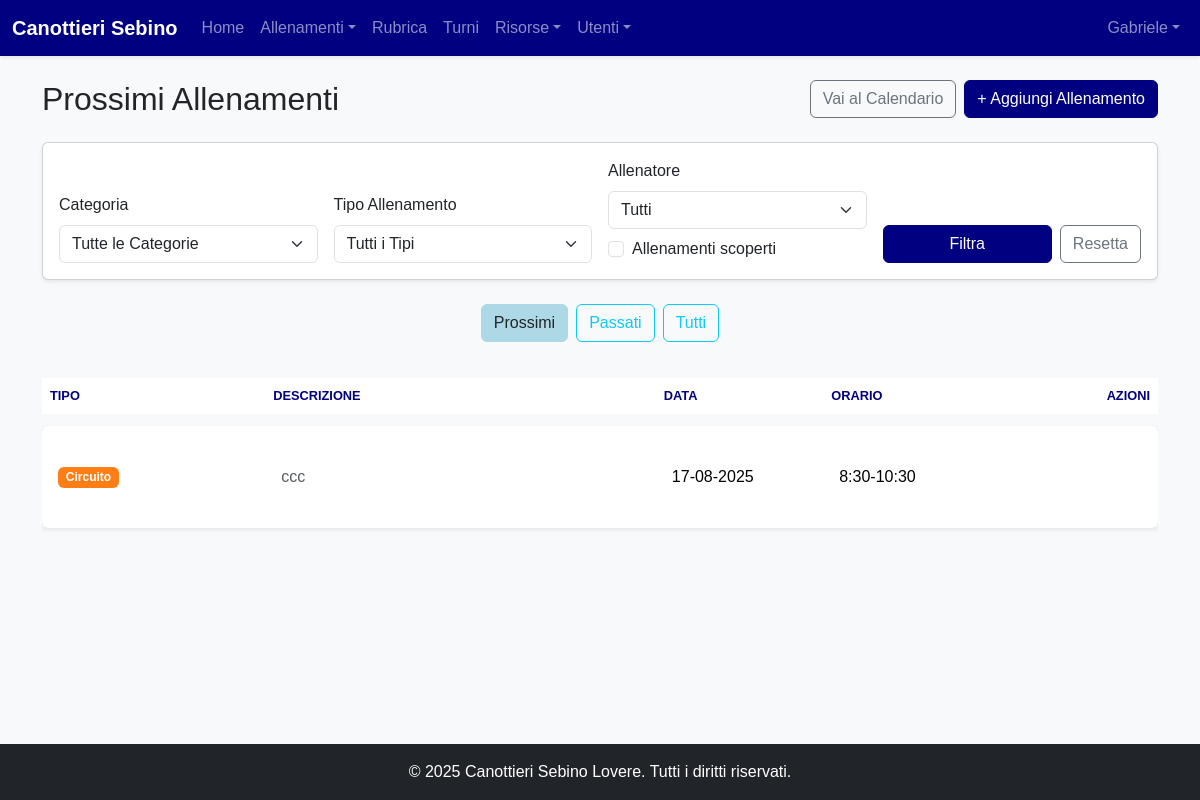
Screenshot of /allenamenti (signed in) with the database file from the repository.
### models.py (models this page shows, shortened)
class User(Base):
    __tablename__ = "users"
    id = Column(Integer, primary_key=True, index=True)
    username = Column(String, unique=True, index=True, nullable=False)
    hashed_password = Column(String, nullable=False)
    first_name = Column(String, nullable=False)
    last_name = Column(String, nullable=False)
    email = Column(String, unique=True, index=True)
    phone_number = Column(String)
    date_of_birth = Column(Date)
    tax_code = Column(String, unique=True)
    enrollment_year = Column(Integer)
    membership_date = Column(Date)
    certificate_expiration = Column(Date)
    address = Column(String)
    manual_category = Column(String, nullable=True)
    roles = relationship("Role", secondary=user_roles, back_populates="users")
    tags = relationship("Tag", secondary=user_tags, back_populates="users")
    barche_assegnate = relationship("Barca", secondary=barca_atleti_association, back_populates="atleti_assegnati")
    schede_pesi = relationship("SchedaPesi", back_populates="atleta")
    turni = relationship("Turno", back_populates="user")
    allenamenti_seguiti = relationship("Allenamento", secondary=allenamento_coach_association, back_populates="coaches")

class Allenamento(Base):
    __tablename__ = "allenamenti"
    id = Column(Integer, primary_key=True, index=True)
    tipo = Column(String, nullable=False)
    descrizione = Column(String)
    data = Column(Date, nullable=False)
    orario = Column(String)
    recurrence_id = Column(String, index=True, nullable=True)
    categories = relationship(
        "Categoria", secondary=allenamento_categoria_association, back_populates="allenamenti"
    )
    coaches = relationship(
        "User", secondary=allenamento_coach_association, back_populates="allenamenti_seguiti"
    )

### routers/trainings.py (the view)
@router.get("/allenamenti", response_class=HTMLResponse, name="list_allenamenti")
async def list_allenamenti(
    request: Request,
    db: Session = Depends(get_db),
    current_user: models.User = Depends(get_current_user),
    filter: str = Query("future"),
    category: Optional[str] = Query(None),
    tipo: Optional[str] = Query(None),
    coach_id: Optional[str] = Query(None),
    unassigned: bool = Query(False),
):
    today = date.today()
    query = db.query(models.Allenamento).options(
        joinedload(models.Allenamento.categories),
        joinedload(models.Allenamento.coaches),
    )
    if filter == "future":
        page_title, query = "Prossimi Allenamenti", query.filter(models.Allenamento.data >= today).order_by(models.Allenamento.data.asc(), models.Allenamento.orario.asc())
    elif filter == "past":
        page_title, query = "Allenamenti Passati", query.filter(models.Allenamento.data < today).order_by(models.Allenamento.data.desc(), models.Allenamento.orario.desc())
    else:
        page_title, query = "Tutti gli Allenamenti", query.order_by(models.Allenamento.data.desc())
    if current_user.is_atleta and not (current_user.is_admin or current_user.is_allenatore):
        query = query.join(models.Allenamento.categories).filter(
            models.Categoria.nome == current_user.category
        )
    elif category:
        query = query.join(models.Allenamento.categories).filter(
            models.Categoria.nome == category
        )
    if tipo:
        query = query.filter(models.Allenamento.tipo == tipo)
    coach_id_int = int(coach_id) if coach_id else None
    if coach_id_int is not None:
        query = query.join(models.Allenamento.coaches).filter(models.User.id == coach_id_int)
    elif unassigned:
        query = query.outerjoin(models.Allenamento.coaches).filter(models.User.id == None)
    all_categories = [c.nome for c in db.query(models.Categoria).order_by(models.Categoria.nome).all()]
    all_types = [t[0] for t in db.query(models.Allenamento.tipo).distinct().all()]
    all_coaches = (
        db.query(models.User)
        .join(models.User.roles)
        .filter(models.Role.name == "allenatore")
        .order_by(models.User.first_name, models.User.last_name)
        .all()
    )
    return templates.TemplateResponse(
        "allenamenti/allenamenti_list.html",
        {
            "request": request,
            "allenamenti": query.all(),
            "current_user": current_user,
            "page_title": page_title,
            "all_categories": all_categories,
            "all_types": all_types,
            "all_coaches": all_coaches,
            "current_filters": {
                "filter": filter,
                "category": category,
                "tipo": tipo,
                "coach_id": coach_id_int,
                "unassigned": unassigned,
            },
        },
    )

### templates/allenamenti/allenamenti_list.html (shortened to what this page needs)
{% extends 'layouts/_base.html' %}
{% block content %}
<div class="d-flex justify-content-between align-items-center mb-4">
    <h2 class="mb-0">{{ page_title }}</h2>
    <div class="d-flex gap-2">
        <a href="/calendario" class="btn btn-outline-secondary">Vai al Calendario</a>
        {% if current_user.is_admin or current_user.is_allenatore %}
        <a href="/allenamenti/nuovo" class="btn btn-primary">+ Aggiungi Allenamento</a>
        {% endif %}
    </div>
</div>
<div class="card card-body shadow-sm mb-4">
    <form method="GET" id="filterForm">
        <div class="row g-3 align-items-end">
            <div class="col-md-3">
                <label for="category" class="form-label">Categoria</label>
                <select class="form-select" id="category" name="category">
                    <option value="">Tutte le Categorie</option>
                </select>
            </div>
            <div class="col-md-3">
                <label for="tipo" class="form-label">Tipo Allenamento</label>
                <select class="form-select" id="tipo" name="tipo">
                    <option value="">Tutti i Tipi</option>
                </select>
            </div>
            <div class="col-md-3">
                <label for="coach_id" class="form-label">Allenatore</label>
                <select class="form-select" id="coach_id" name="coach_id">
                    <option value="">Tutti</option>
                </select>
                <div class="form-check mt-2">
                    <input class="form-check-input" type="checkbox" id="unassigned" name="unassigned" value="true" {% if current_filters.unassigned %}checked{% endif %}>
                    <label class="form-check-label" for="unassigned">Allenamenti scoperti</label>
                </div>
            </div>
            <div class="col-md-3 d-flex gap-2">
                <button type="submit" class="btn btn-primary w-100">Filtra</button>
                <a href="/allenamenti" class="btn btn-outline-secondary">Resetta</a>
            </div>
        </div>
    </form>
</div>
<div class="d-flex justify-content-center gap-2 mb-4" id="timeFilterButtons">
    <button data-filter="future" class="btn {% if current_filters.get('filter', 'future') == 'future' %}btn-info{% else %}btn-outline-info{% endif %}">Prossimi</button>
    <button data-filter="past" class="btn {% if current_filters.get('filter') == 'past' %}btn-info{% else %}btn-outline-info{% endif %}">Passati</button>
    <button data-filter="all" class="btn {% if current_filters.get('filter') == 'all' %}btn-info{% else %}btn-outline-info{% endif %}">Tutti</button>
</div>
<div class="table-responsive">
    <table class="table table-hover align-middle">
        <thead>
            <tr>
                <th scope="col" style="width: 20%;">Tipo</th>
                <th scope="col">Descrizione</th>
                <th scope="col" style="width: 15%;">Data</th>
                <th scope="col" style="width: 15%;">Orario</th>
                {% if current_user.is_admin or current_user.is_allenatore %}
                <th scope="col" class="text-end" style="width: 15%;">Azioni</th>
                {% endif %}
            </tr>
        </thead>
        <tbody>
            {% if allenamenti %}
                {% for allenamento in allenamenti %}
                    <tr class="list-item-clickable"
                        data-bs-toggle="modal"
                        data-bs-target="#eventDetailModal"
                        data-id="{{ allenamento.id }}"
                        data-title="{{ allenamento.tipo }}{% if allenamento.descrizione %} - {{ allenamento.descrizione }}{% endif %}"
                        data-date="{{ allenamento.data.strftime('%A, %d %B %Y') }}"
                        data-time="{{ allenamento.orario }}"
                        data-description="{{ allenamento.descrizione or 'Nessuna descrizione.' }}"
                        data-recurrence-id="{{ allenamento.recurrence_id or '' }}"
                        data-is-recurrent="{{ 'Sì' if allenamento.recurrence_id else 'No' }}"
                        data-categories="{{ allenamento.categories|map(attribute='nome')|join(', ') if allenamento.categories else 'Nessuna' }}"
                        data-coaches="{% for c in allenamento.coaches %}{{ c.first_name }} {{ c.last_name }}{% if not loop.last %}, {% endif %}{% endfor %}">
                        <td>
                            <span class="badge text-white allenamento-type-badge" style="background-color: {{ get_color_for_type(allenamento.tipo) }}">{{ allenamento.tipo }}</span>
                        </td>
                        <td class="text-muted">{{ allenamento.descrizione or '–' }}</td>
                        <td>{{ allenamento.data.strftime('%d-%m-%Y') }}</td>
                        <td>{{ allenamento.orario }}</td>
                        {% if current_user.is_admin or current_user.is_allenatore %}
                        <td class="text-end">
                        </td>
                        {% endif %}
                    </tr>
                {% endfor %}
            {% endif %}
        </tbody>
    </table>
</div>
{% endblock %}

### templates/layouts/_base.html (shortened to what this page needs)
<!doctype html>
<html lang="it" class="h-100">
<head>
    <link href="https://cdn.jsdelivr.net/npm/bootstrap@5.3.3/dist/css/bootstrap.min.css" rel="stylesheet">
    <link rel="stylesheet" href="{{ url_for('static', path='/style.css') }}">
</head>
<body class="d-flex flex-column h-100 bg-light">
<nav class="navbar navbar-expand-lg navbar-dark bg-primary shadow-sm">
    <div class="container-fluid">
        <a class="navbar-brand fw-bold" href="/dashboard">Canottieri Sebino</a>
        <div class="collapse navbar-collapse" id="navbarNav">
            {% if current_user is defined and current_user %}
            <ul class="navbar-nav me-auto mb-2 mb-lg-0">
                <li class="nav-item"><a class="nav-link" href="/dashboard">Home</a></li>
                <li class="nav-item dropdown">
                    <a class="nav-link dropdown-toggle" href="#" id="allenamentiDropdown" role="button" data-bs-toggle="dropdown">Allenamenti</a>
                </li>
                <li class="nav-item"><a class="nav-link" href="/rubrica">Rubrica</a></li>
                {% if current_user is defined and current_user and current_user.is_admin %}<li class="nav-item"><a class="nav-link" href="/turni">Turni</a></li>{% endif %}
                <li class="nav-item dropdown">
                    <a class="nav-link dropdown-toggle" href="#" id="risorseDropdown" role="button" data-bs-toggle="dropdown">Risorse</a>
                </li>
                {% if current_user is defined and current_user and current_user.is_admin %}
                <li class="nav-item dropdown">
                    <a class="nav-link dropdown-toggle" href="#" id="adminMenu" role="button" data-bs-toggle="dropdown">Utenti</a>
                </li>
                {% endif %}
            </ul>
            {% endif %}
            <ul class="navbar-nav ms-auto">
                {% if current_user is defined and current_user %}
                <li class="nav-item dropdown">
                    <a class="nav-link dropdown-toggle" href="#" id="navbarUserDropdown" role="button" data-bs-toggle="dropdown">{{ current_user.first_name or current_user.username }}</a>
                </li>
                {% else %}
                <li class="nav-item"><a class="nav-link" href="/login">Login</a></li>
                {% endif %}
            </ul>
        </div>
    </div>
</nav>
<main class="container my-4 flex-grow-1">{% block content %}{% endblock %}</main>
<footer class="text-center text-white py-3 mt-auto bg-dark"><p class="mb-0">&copy; 2025 Canottieri Sebino Lovere. Tutti i diritti riservati.</p></footer>
</body>
</html>

### static/style.css (style rules this page uses)
:root { --club-white: #ffffff; --club-light-blue: #ADD8E6; --club-navy-blue: #000080; --club-off-white-bg: #f8f9fa; --club-text-dark: #212529; --bs-primary-rgb: 0, 0, 128; }
body { font-family: Helvetica, Arial, sans-serif; color: var(--club-text-dark); background-color: var(--club-off-white-bg); }
.navbar-dark { background-color: var(--club-navy-blue) !important; }
.btn-primary { background-color: var(--club-navy-blue); border-color: var(--club-navy-blue); }
.btn-info { background-color: var(--club-light-blue); border-color: var(--club-light-blue); color: var(--club-text-dark); }
a { color: var(--club-navy-blue); }
.table { border-collapse: separate; border-spacing: 0 0.75rem; }
.table thead th { border: none; color: var(--club-navy-blue); text-transform: uppercase; font-size: 0.8rem; }
.table tbody tr { background-color: var(--club-white); box-shadow: 0 0.125rem 0.25rem rgba(0,0,0,0.075); transition: transform 0.2s ease, box-shadow 0.2s ease; cursor: pointer; }
.table tbody td { border: none; padding: 1.25rem 1rem; vertical-align: middle; }
.table tbody tr td:first-child { border-top-left-radius: 0.5rem; border-bottom-left-radius: 0.5rem; }
.table tbody tr td:last-child { border-top-right-radius: 0.5rem; border-bottom-right-radius: 0.5rem; }
.allenamento-type-badge { display: inline-block; margin-right: 0.75rem; vertical-align: middle; }

### rows the page displays
User: first_name "Gabriele"
Allenamento: tipo "Circuito", descrizione "ccc", data "17-08-2025", orario "8:30-10:30"

### other values shown
{{ page_title }} "Prossimi Allenamenti"
